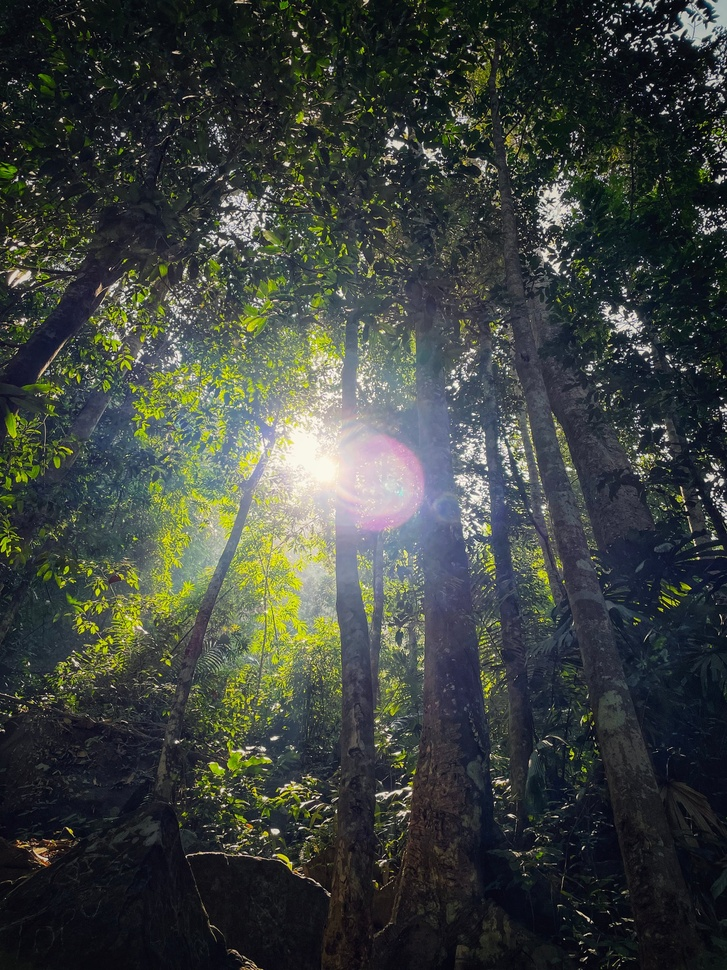
#> input picture data/raw/forest.jpg, 727 x 970 px, shrunk from 1932 x 2576 before the run
$ python -i enhance.py   (imports and definitions only)
#> lines starting #> are read from the running program, lines starting #| are printed output that depends on the picture
#> further down, picture is the input picture: shape (970, 727, 3); mean B, G, R 61.5, 65.8, 60.5
#> in stretch_luminance, `lab = cv2.cvtColor(img, cv2.COLOR_BGR2LAB)`: lab: shape (970, 727, 3); mean of channels 0, 1, 2 66.4, 125.7, 128.9
"""Degradation model and enhancement methods (OpenCV + NumPy only).

All functions take and return uint8 BGR images (OpenCV convention).
"""
import cv2
import numpy as np

# --------------------------------------------------------------------------
# Degradation (fixed, documented parameters)
# --------------------------------------------------------------------------
CONTRAST_FACTOR = 0.5   # c in  I_d = mu + c (I - mu) + n
NOISE_SIGMA = 6.0       # std of Gaussian noise, in grey levels [0, 255]
SEED = 42               # base seed; image k uses SEED + k


def degrade(img: np.ndarray, seed: int,
            c: float = CONTRAST_FACTOR, sigma: float = NOISE_SIGMA) -> np.ndarray:
    """Reduce contrast around the image mean and add i.i.d. Gaussian noise.

    I_d = clip( mu + c * (I - mu) + n ),  n ~ N(0, sigma^2), per pixel & channel.
    mu is the global mean of the image (all channels), so the mean brightness
    is preserved and only the dynamic range shrinks.
    """
    rng = np.random.default_rng(seed)
    f = img.astype(np.float64)
    mu = f.mean()
    out = mu + c * (f - mu) + rng.normal(0.0, sigma, size=f.shape)
    return np.clip(np.round(out), 0, 255).astype(np.uint8)


# --------------------------------------------------------------------------
# Helpers
# --------------------------------------------------------------------------
def _stretch(channel: np.ndarray, p_low: float, p_high: float) -> np.ndarray:
    """Linearly map the [p_low, p_high] percentiles of `channel` to [0, 255]."""
#> called with p_low = 1, p_high = 99
    f = channel.astype(np.float64)
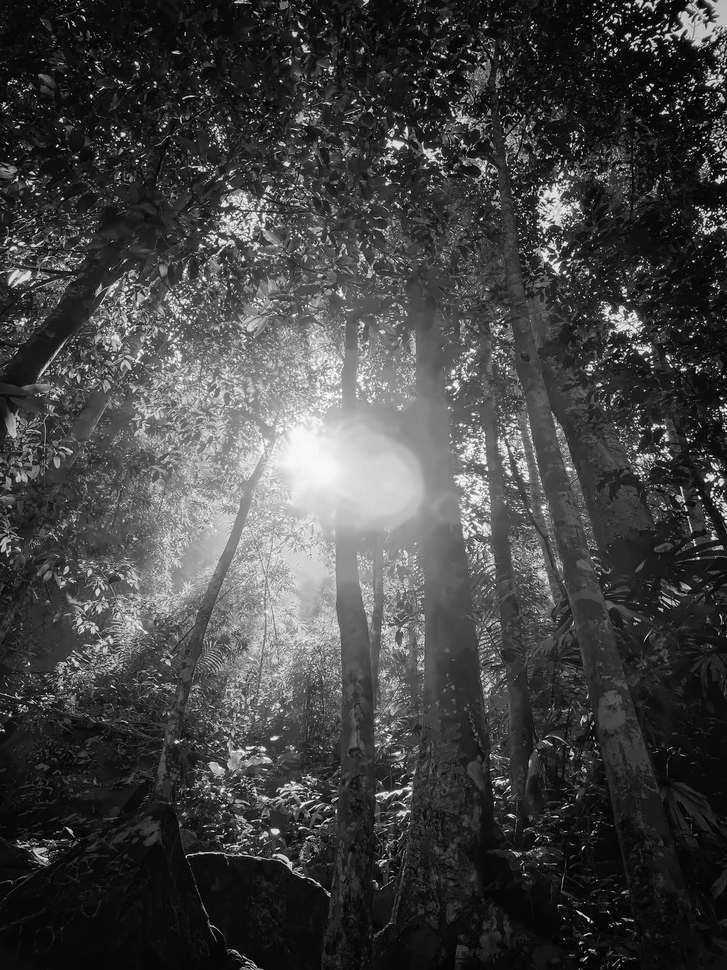
#> f: shape (970, 727) float64; min 0, max 254, mean 66.4
    lo, hi = np.percentile(f, [p_low, p_high])
#> lo = 6; hi = 226
    if hi - lo < 1e-6:
        return channel.copy()
    out = (f - lo) * 255.0 / (hi - lo)
    return np.clip(np.round(out), 0, 255).astype(np.uint8)
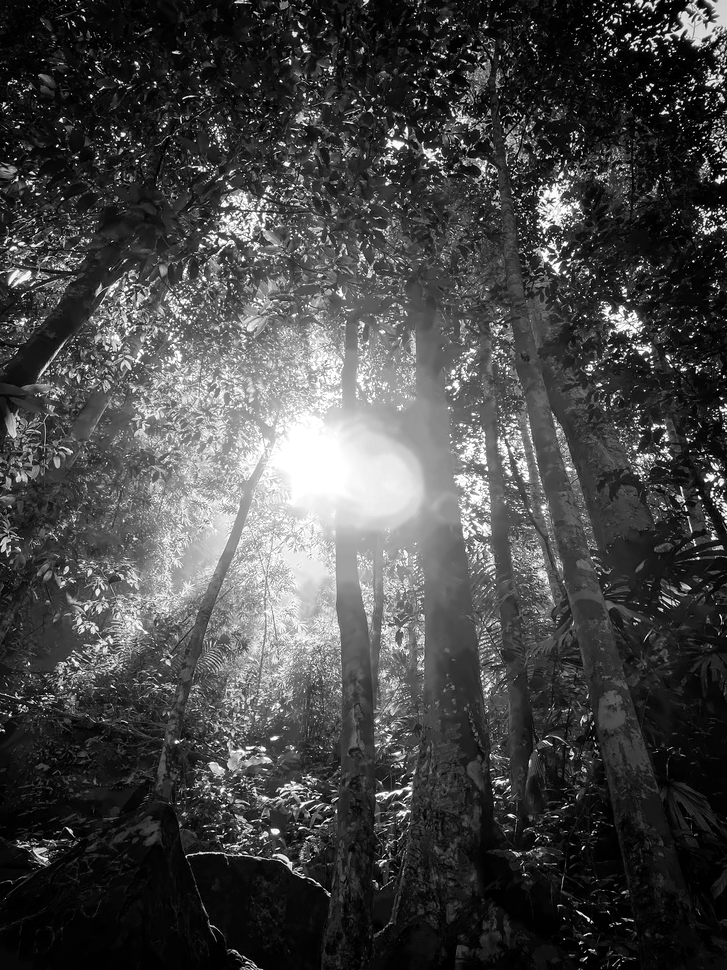
#> returned value: shape (970, 727); min 0, max 255, mean 69.9


# --------------------------------------------------------------------------
# Methods
# --------------------------------------------------------------------------
P_LOW, P_HIGH = 1.0, 99.0  # saturation percentiles for linear stretching


def baseline(img: np.ndarray) -> np.ndarray:
    """Method 1: no processing."""
    return img.copy()


def stretch_luminance(img: np.ndarray, p_low=P_LOW, p_high=P_HIGH) -> np.ndarray:
    """Method 2a: linear stretch of L* in CIE-Lab; a*, b* are left untouched.

    Hue is preserved; chroma is unchanged in absolute terms, so strongly
    stretched images can look slightly less saturated.
    """
    lab = cv2.cvtColor(img, cv2.COLOR_BGR2LAB)
    lab[..., 0] = _stretch(lab[..., 0], p_low, p_high)
#> lab: shape (970, 727, 3); mean of channels 0, 1, 2 69.9, 125.7, 128.9
    return cv2.cvtColor(lab, cv2.COLOR_LAB2BGR)
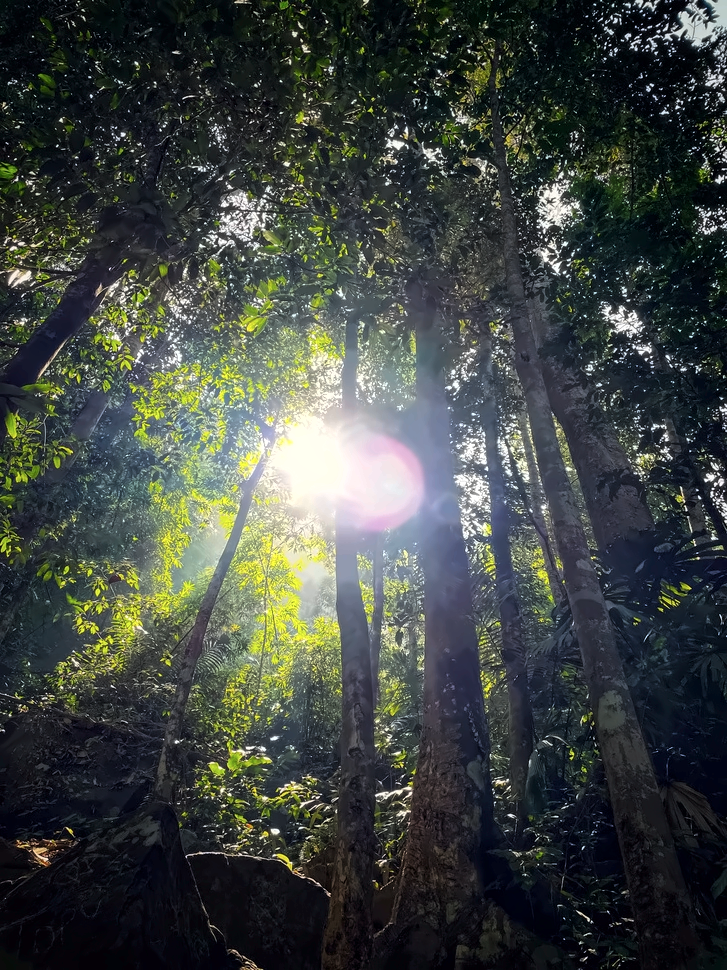
#> returned value: shape (970, 727, 3); mean B, G, R 65.2, 69, 63.3


def stretch_per_channel(img: np.ndarray, p_low=P_LOW, p_high=P_HIGH) -> np.ndarray:
    """Method 2b: independent linear stretch of B, G, R.

    Each channel gets its own gain/offset, which acts like an automatic white
    balance and can shift colours (colour casts are removed *or* introduced).
    """
    return cv2.merge([_stretch(ch, p_low, p_high) for ch in cv2.split(img)])


def hist_eq_luminance(img: np.ndarray) -> np.ndarray:
    """Method 3: global histogram equalisation of L* (CIE-Lab)."""
    lab = cv2.cvtColor(img, cv2.COLOR_BGR2LAB)
    lab[..., 0] = cv2.equalizeHist(lab[..., 0])
    return cv2.cvtColor(lab, cv2.COLOR_LAB2BGR)


# Non-local means parameters (method 4)
NLM_H, NLM_H_COLOR, NLM_TEMPLATE, NLM_SEARCH = 4, 4, 7, 21


def nlm_then_stretch(img: np.ndarray) -> np.ndarray:
    """Method 4: non-local-means denoising followed by luminance stretching.

    Motivation: stretching multiplies the noise by the same gain as the
    signal (~2x here), so we remove noise *before* amplifying contrast.
    Trade-off: NLM can also smooth fine texture.
    """
    den = cv2.fastNlMeansDenoisingColored(img, None, NLM_H, NLM_H_COLOR,
                                          NLM_TEMPLATE, NLM_SEARCH)
    return stretch_luminance(den)


METHODS = {
    "baseline": baseline,
    "stretch_L": stretch_luminance,
    "stretch_RGB": stretch_per_channel,
    "histeq_L": hist_eq_luminance,
    "nlm_stretch_L": nlm_then_stretch,
}

>>> import cv2
>>> picture = cv2.imread('../data/raw/forest.jpg')
>>> result = nlm_then_stretch(picture)

$ run again, on data/raw/hut.jpg
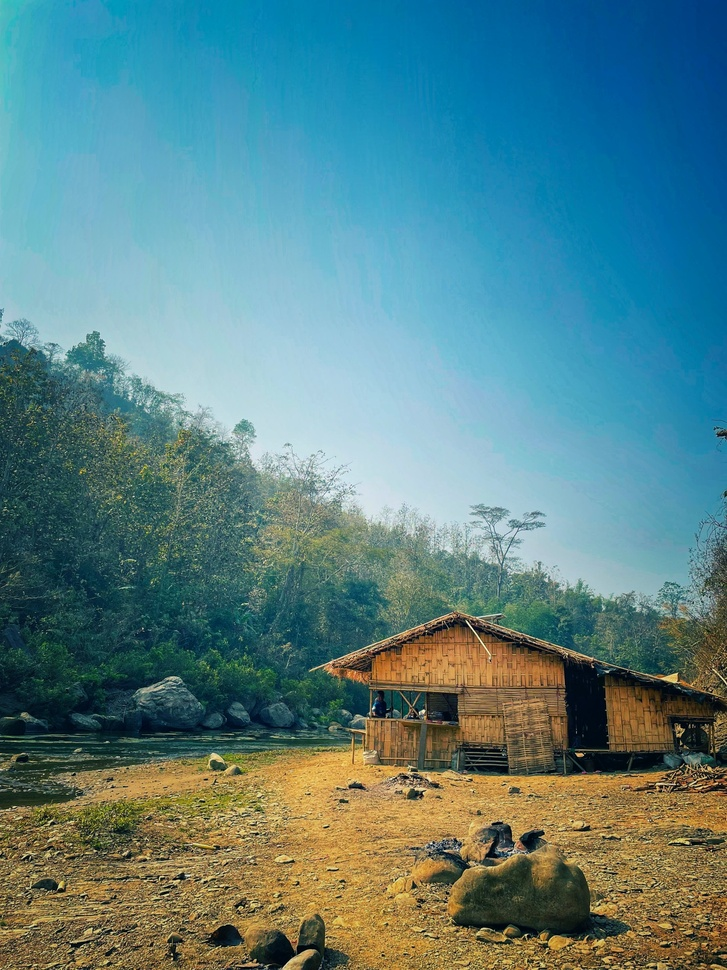
#> input picture data/raw/hut.jpg, 727 x 970 px, shrunk from 1932 x 2576 before the run
#> picture is the input picture: shape (970, 727, 3); mean B, G, R 132.9, 129.4, 87.4
#> in _stretch, `f = channel.astype(np.float64)`:
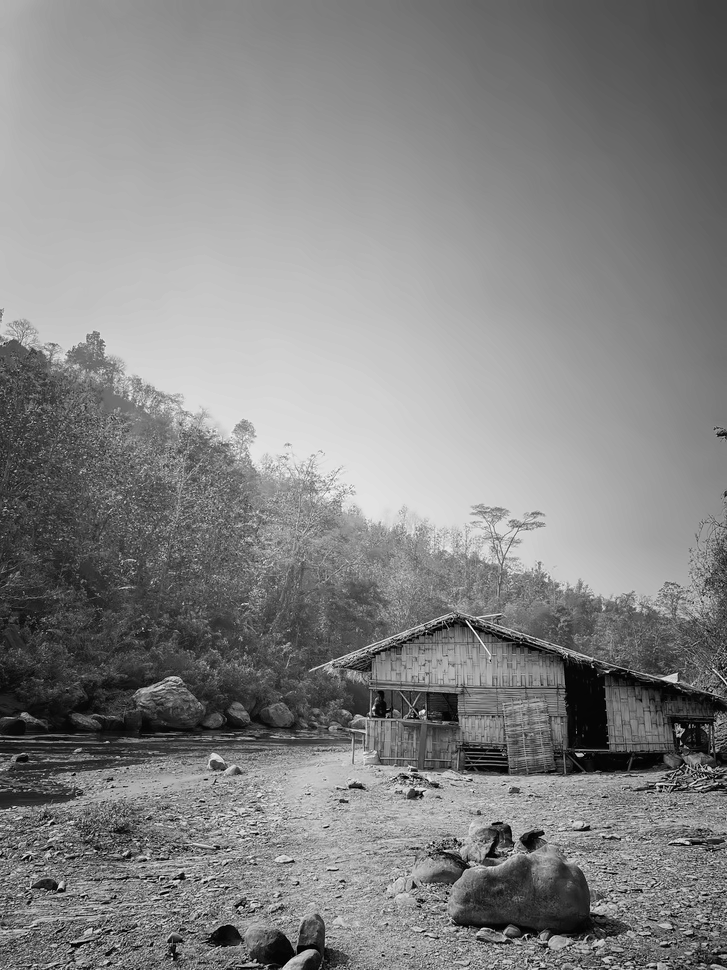
#> f: shape (970, 727) float64; min 0, max 253, mean 131.5
#> lo = 8; hi = 218
#> in stretch_luminance, `return cv2.cvtColor(lab, cv2.COLOR_LAB2BGR)`:
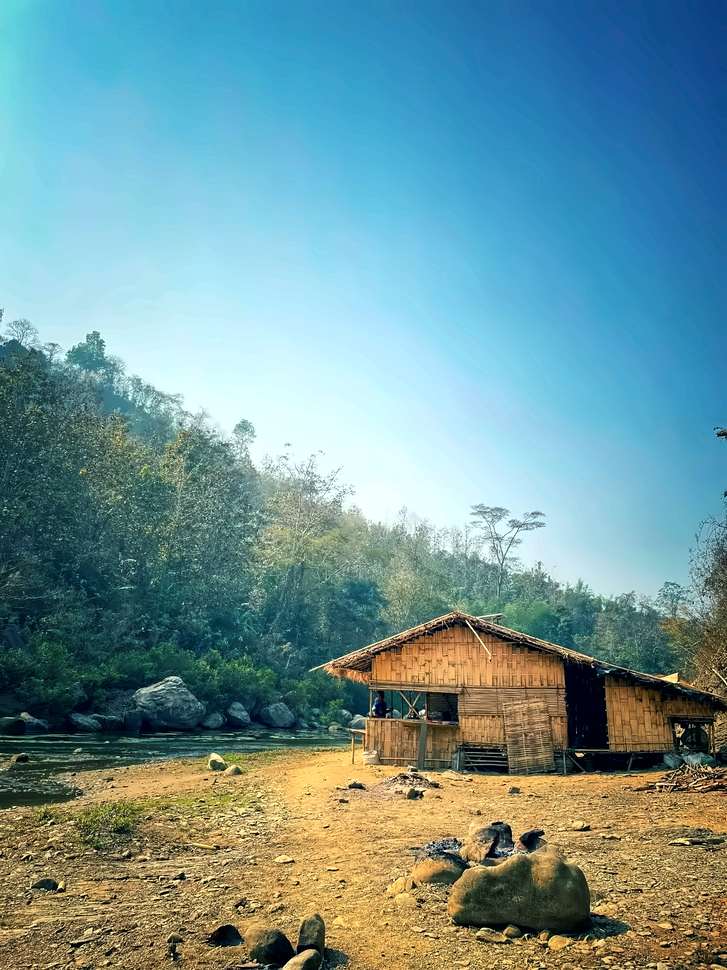
#> returned value: shape (970, 727, 3); mean B, G, R 151.4, 148.6, 110.7

$ run again, on data/raw/river_boat.jpg
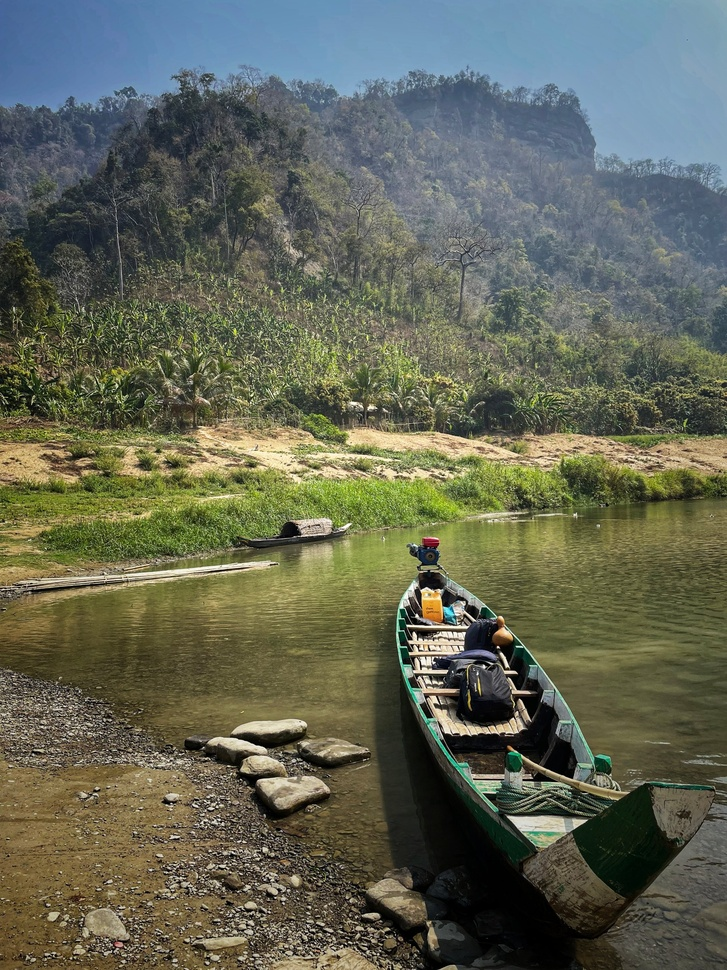
#> input picture data/raw/river_boat.jpg, 727 x 970 px, shrunk from 1932 x 2576 before the run
#> picture is the input picture: shape (970, 727, 3); mean B, G, R 85.9, 102.2, 98.3
#> in _stretch, `f = channel.astype(np.float64)`:
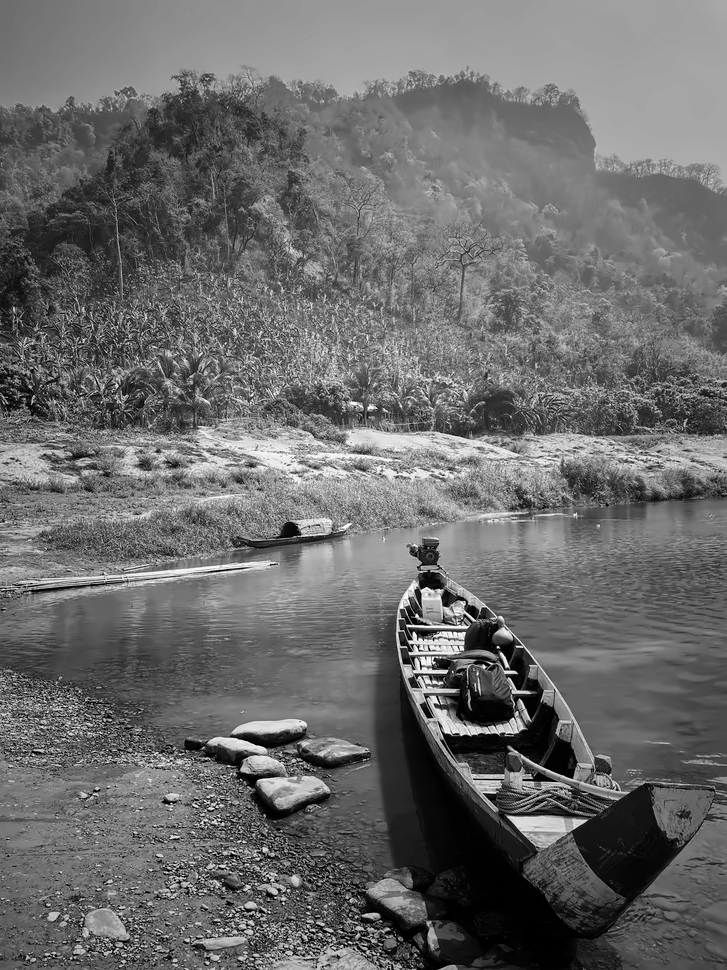
#> f: shape (970, 727) float64; min 0, max 254, mean 106.8
#> lo = 1; hi = 220
#> in stretch_luminance, `return cv2.cvtColor(lab, cv2.COLOR_LAB2BGR)`:
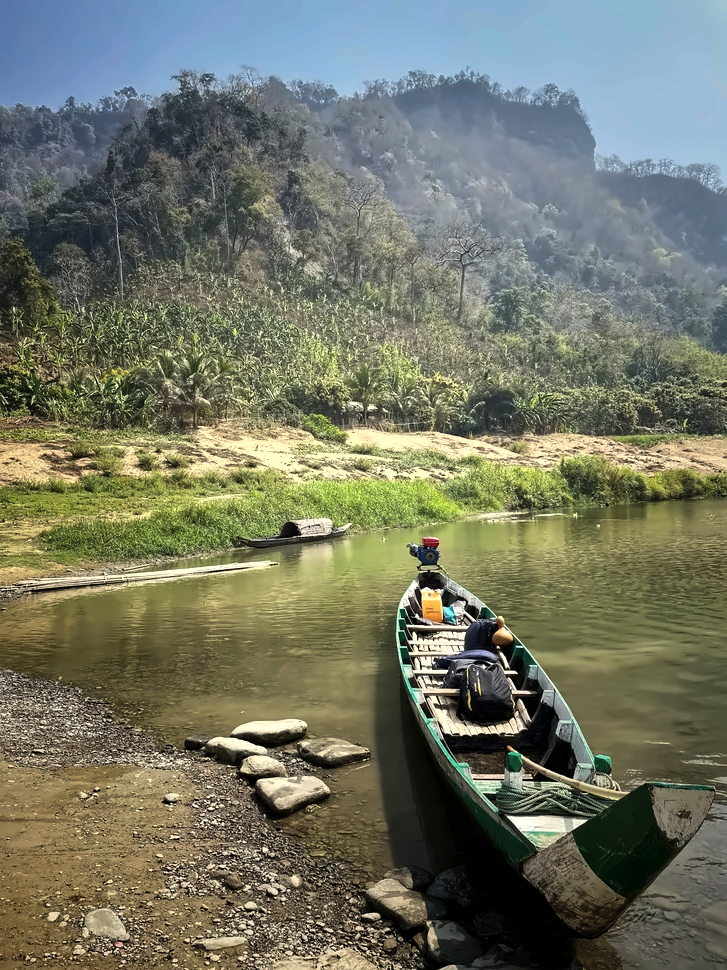
#> returned value: shape (970, 727, 3); mean B, G, R 101, 118.1, 114.5

$ run again, on data/raw/waterfall_canyon.jpg
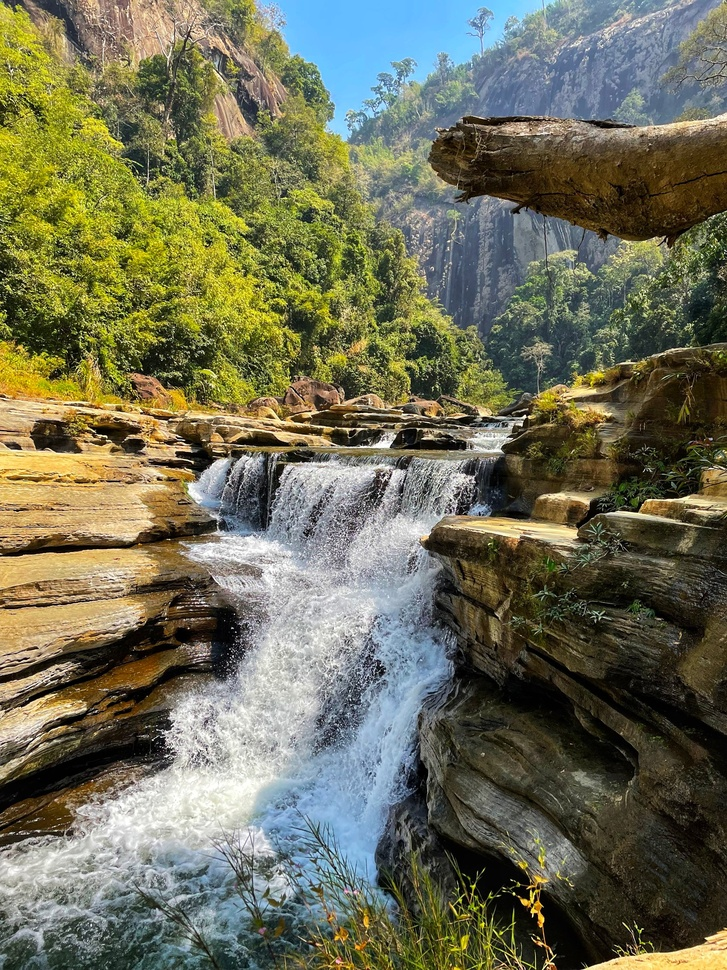
#> input picture data/raw/waterfall_canyon.jpg, 727 x 970 px, shrunk from 1932 x 2576 before the run
#> picture is the input picture: shape (970, 727, 3); mean B, G, R 87.3, 110.5, 110.1
#> in _stretch, `f = channel.astype(np.float64)`:
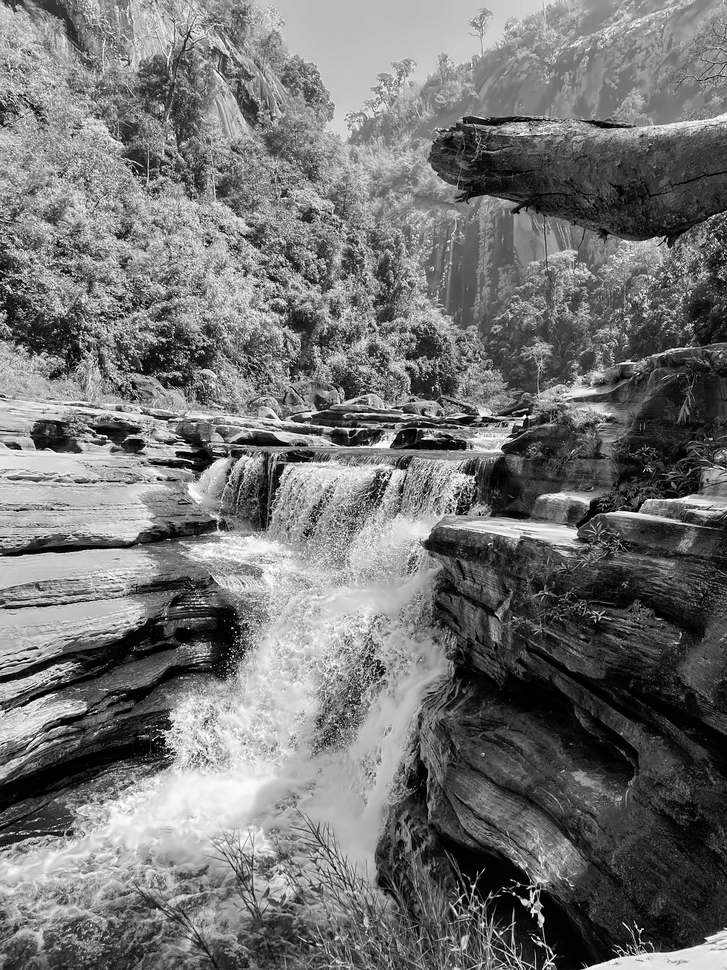
#> f: shape (970, 727) float64; min 0, max 254, mean 114.5
#> lo = 1; hi = 239
